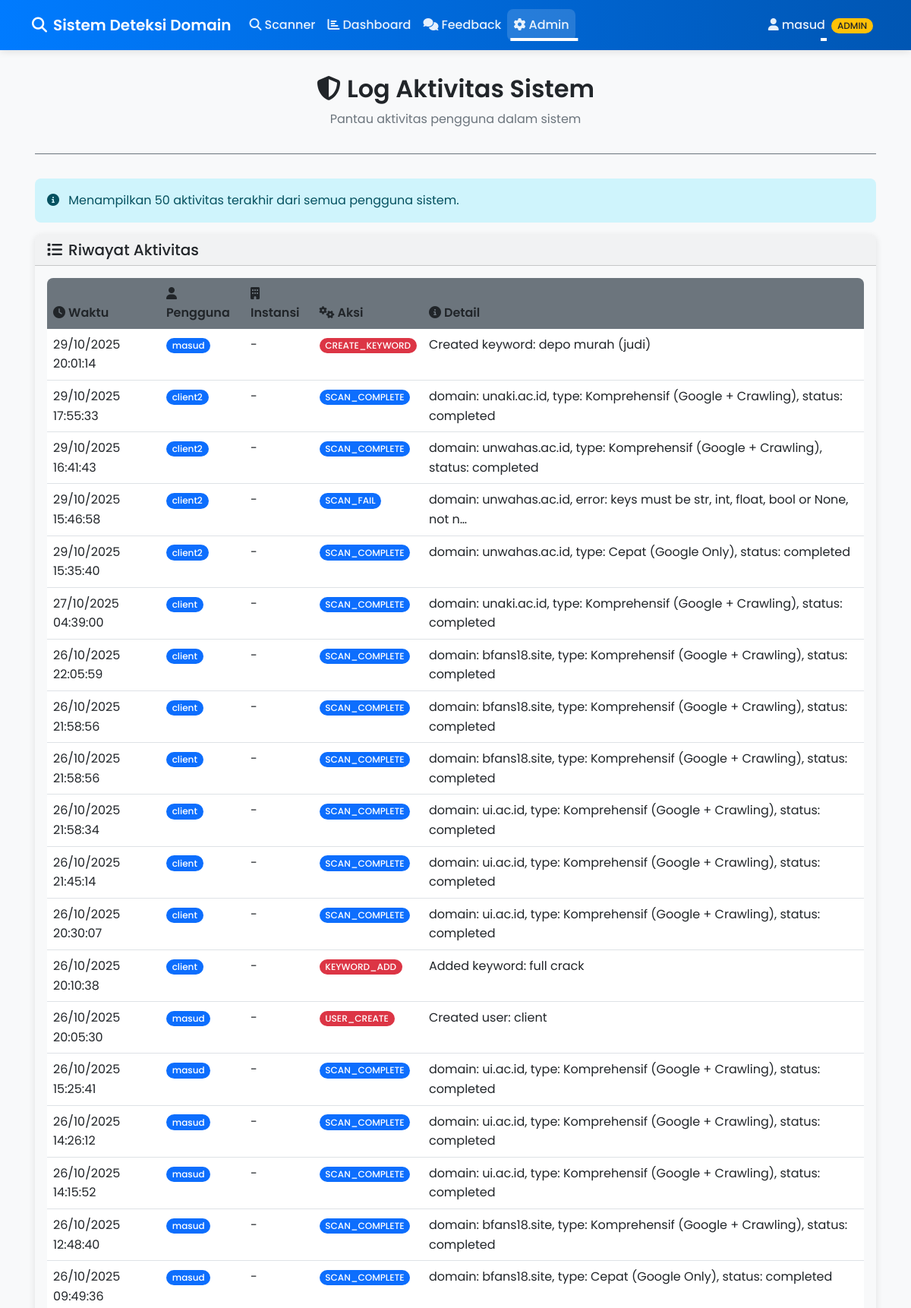
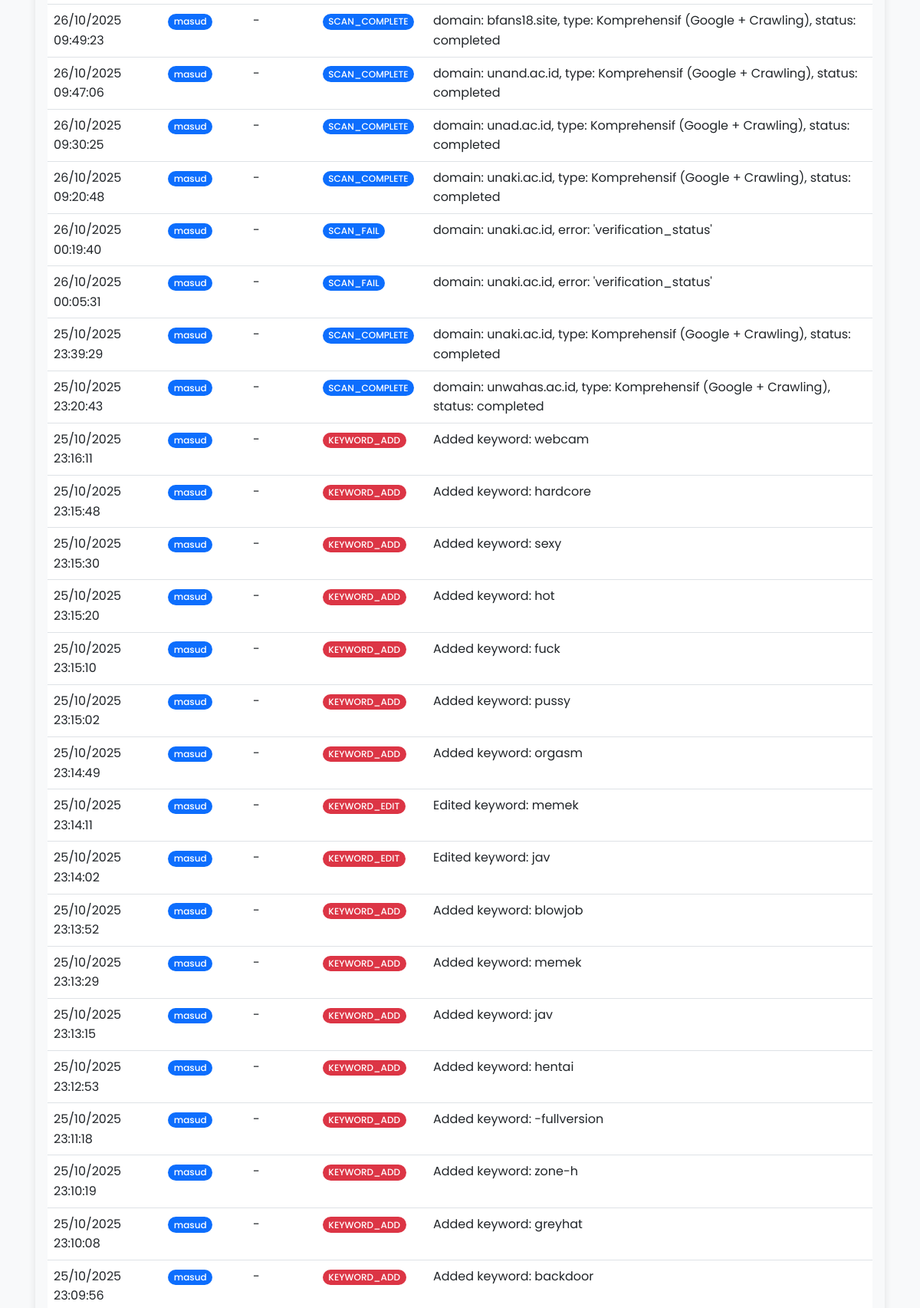
/scanner/audit/ (signed in, upper part), run on the app's committed database (2 pictures, top to bottom).
### scanner/models.py (models this page shows, shortened)
class CustomUser(AbstractUser):
    ROLE_CHOICES = [
        ('user', 'User'),
        ('moderator', 'Moderator'),
        ('admin', 'Administrator'),
        ('superuser', 'Superuser'),
    ]
    organization_name = models.CharField(max_length=100, blank=True, null=True)
    user_api_key = models.CharField(max_length=255, blank=True, null=True, help_text="SerpApi key milik user/instansi (jika ada)")
    role = models.CharField(
        max_length=20,
        choices=ROLE_CHOICES,
        default='user',
        help_text='Role pengguna untuk kontrol akses'
    )
    is_premium = models.BooleanField(
        default=False,
        help_text='Apakah user memiliki akses premium (permanent storage)'
    )
    @property
    def is_admin(self):
        return self.role in ['admin', 'superuser'] or self.is_superuser

class ActivityLog(models.Model):
    user = models.ForeignKey(
        settings.AUTH_USER_MODEL, # <-- GANTI DI SINI
        on_delete=models.SET_NULL,
        null=True,
        blank=True,
        related_name='logs'
    )
    timestamp = models.DateTimeField(auto_now_add=True)
    organization_name = models.CharField(max_length=100, blank=True, null=True)
    action = models.CharField(max_length=50)
    details = models.TextField(blank=True, null=True)
    class Meta:
        ordering = ['-timestamp']
        verbose_name_plural = "Activity Logs" # Ubah nama jika perlu

### scanner/views.py (the view)
# urls.py: path('audit/', views.audit_view, name='audit'),
@login_required
def audit_view(request):
    if not request.user.is_admin:
        messages.error(request, 'Anda tidak memiliki izin untuk mengakses halaman ini.')
        return redirect('scanner:scanner_page')
    audit_logs = ActivityLog.objects.all().order_by('-timestamp')
    context = {'audit_logs': audit_logs}
    return render(request, 'scanner/audit.html', context)

### scanner/context_processors.py (called while the page is built)
def partnerships(request):
    context = {}
    try:
        from scanner.models import Partnership
        partnerships_list = Partnership.objects.filter(is_active=True).order_by('display_order', 'name')
        context['partnerships'] = partnerships_list
    except Exception as e:
        logger.warning(f"Error loading partnerships: {e}", exc_info=True)
        context['partnerships'] = []
    return context

### scanner/templates/scanner/audit.html (shortened to what this page needs)
{% extends "scanner/base.html" %}
{% block content %}
<div class="page-header">
    <h1><i class="fas fa-shield-alt me-2"></i>Log Aktivitas Sistem</h1>
    <p class="lead">Pantau aktivitas pengguna dalam sistem</p>
</div>
<div class="alert alert-info">
    <i class="fas fa-info-circle me-2"></i>
    Menampilkan 50 aktivitas terakhir dari semua pengguna sistem.
</div>
{% if audit_logs %}
<div class="card">
    <div class="card-header">
        <h5 class="mb-0"><i class="fas fa-list me-2"></i>Riwayat Aktivitas</h5>
    </div>
    <div class="card-body">
        <div class="table-responsive">
            <table class="table table-hover">
                <thead class="table-dark">
                    <tr>
                        <th><i class="fas fa-clock me-1"></i>Waktu</th>
                        <th><i class="fas fa-user me-1"></i>Pengguna</th>
                        <th><i class="fas fa-building me-1"></i>Instansi</th>
                        <th><i class="fas fa-cogs me-1"></i>Aksi</th>
                        <th><i class="fas fa-info-circle me-1"></i>Detail</th>
                    </tr>
                </thead>
                <tbody>
                    {% for log in audit_logs %}
                    <tr>
                        <td>{{ log.timestamp|date:"d/m/Y H:i:s" }}</td>
                        <td>
                            {% if log.user %}
                                <span class="badge bg-primary">{{ log.user.username }}</span>
                            {% else %}
                                <span class="badge bg-secondary">System</span>
                            {% endif %}
                        </td>
                        <td>{{ user.organization_name|default:"-" }}</td>
                        <td>
                            <span class="badge bg-{% if 'SCAN' in log.action %}primary{% elif 'LOGIN' in log.action %}success{% elif 'LOGOUT' in log.action %}secondary{% else %}danger{% endif %}">
                                {{ log.action }}
                            </span>
                        </td>
                        <td>
                            <span title="{{ log.details }}">{{ log.details|truncatechars:80 }}</span>
                        </td>
                    </tr>
                    {% endfor %}
                </tbody>
            </table>
        </div>
    </div>
</div>
{% else %}
<div class="text-center py-5">
    <i class="fas fa-inbox fa-3x text-muted mb-3"></i>
    <h5 class="text-muted">Belum ada log aktivitas</h5>
    <p class="text-muted">Aktivitas sistem akan muncul di sini setelah ada aktivitas pengguna.</p>
</div>
{% endif %}
{% endblock %}

### scanner/templates/scanner/base.html (shortened to what this page needs)
<!DOCTYPE html>
<html lang="en">
<head>
    <link href="https://cdn.jsdelivr.net/npm/bootstrap@5.3.0/dist/css/bootstrap.min.css" rel="stylesheet">
    <link href="https://cdnjs.cloudflare.com/ajax/libs/font-awesome/6.4.0/css/all.min.css" rel="stylesheet">
</head>
<body>
    <nav class="navbar navbar-expand-lg navbar-dark">
        <div class="container">
            <a class="navbar-brand" href="{% url 'scanner:scanner_page' %}">
                <i class="fas fa-search me-2"></i>Sistem Deteksi Domain
            </a>
            <div class="collapse navbar-collapse" id="navbarNav">
                <ul class="navbar-nav me-auto">
                    <li class="nav-item">
                        <a class="nav-link {% if request.resolver_match.url_name == 'scanner_page' %}active{% endif %}"
                           href="{% url 'scanner:scanner_page' %}">
                            <i class="fas fa-search me-1"></i>Scanner
                        </a>
                    </li>
                    <li class="nav-item">
                        <a class="nav-link {% if request.resolver_match.url_name == 'dashboard' %}active{% endif %}"
                           href="{% url 'scanner:dashboard' %}">
                            <i class="fas fa-chart-bar me-1"></i>Dashboard
                        </a>
                    </li>
                    <li class="nav-item">
                        <a class="nav-link {% if request.resolver_match.url_name == 'feedback' %}active{% endif %}"
                           href="{% url 'scanner:feedback' %}">
                            <i class="fas fa-comments me-1"></i>Feedback
                        </a>
                    </li>
                    {% if user.is_admin %}
                    <li class="nav-item dropdown">
                        <a class="nav-link dropdown-toggle {% if 'config' in request.resolver_match.url_name or 'audit' in request.resolver_match.url_name or 'users' in request.resolver_match.url_name or 'keyword' in request.resolver_match.url_name %}active{% endif %}"
                           href="#" id="adminDropdown" role="button" data-bs-toggle="dropdown" aria-expanded="false">
                            <i class="fas fa-cog me-1"></i>Admin
                        </a>
                    </li>
                    {% endif %}
                </ul>
                <ul class="navbar-nav">
                    <li class="nav-item dropdown">
                        <a class="nav-link dropdown-toggle" href="#" id="userDropdown" role="button" data-bs-toggle="dropdown" aria-expanded="false">
                            <i class="fas fa-user me-1"></i>{{ user.username }}
                            {% if user.is_admin %}
                                <span class="badge bg-warning text-dark ms-1">ADMIN</span>
                            {% else %}
                                <span class="badge bg-info text-white ms-1">CLIENT</span>
                            {% endif %}
                        </a>
                    </li>
                </ul>
            </div>
        </div>
    </nav>
    <main class="container main-content">
        {% block content %}{% endblock %}
    </main>
</body>
</html>

### scanner/templates/scanner/base.html (style rules this page uses)
:root { --primary-color: #007bff; --secondary-color: #f8f9fa; --accent-color: #6c757d; --text-color: #212529; --shadow-light: 0 2px 10px rgba(0, 0, 0, 0.1); --border-radius: 8px; --transition: all 0.3s ease; }
body { font-family: 'Poppins', sans-serif; background-color: var(--secondary-color); color: var(--text-color); line-height: 1.6; margin: 0; padding: 0; }
.navbar { background: linear-gradient(90deg, var(--primary-color), #0056b3); box-shadow: var(--shadow-light); padding: 0.75rem 1rem; transition: var(--transition); }
.navbar-brand { font-weight: 600; font-size: 1.25rem; color: #fff !important; transition: var(--transition); }
.navbar-nav .nav-link { font-weight: 500; color: rgba(255, 255, 255, 0.9) !important; padding: 0.5rem 1rem; transition: var(--transition); position: relative; }
.navbar-nav .nav-link::after { content: ''; position: absolute; bottom: 0; left: 50%; width: 0; height: 2px; background: #fff; transition: var(--transition); transform: translateX(-50%); }
.navbar-nav .nav-link:hover::after, .navbar-nav .nav-link.active::after { width: 100%; }
.navbar-nav .nav-link.active { background: rgba(255, 255, 255, 0.15); border-radius: var(--border-radius); }
.main-content { padding: 2rem 1rem; min-height: 70vh; }
.page-header { margin-bottom: 2rem; padding-bottom: 1rem; border-bottom: 1px solid var(--accent-color); text-align: center; }
.page-header h1 { color: var(--text-color); font-weight: 600; margin-bottom: 0.5rem; font-size: 2rem; }
.page-header .lead { color: var(--accent-color); font-weight: 400; font-size: 1rem; }
.card { border: none; border-radius: var(--border-radius); box-shadow: var(--shadow-light); background: var(--secondary-color); transition: var(--transition); overflow: hidden; }
.alert { border-radius: var(--border-radius); border: none; }
.table { border-radius: var(--border-radius); overflow: hidden; }
.table thead th { background: var(--accent-color); color: var(--text-color); border: none; font-weight: 600; }
.badge { font-weight: 500; border-radius: 20px; }

### data on the page
CustomUser: username "masud", organization_name "-"
ActivityLog: timestamp "29/10/2025 20:01:14", user.username "masud", action "CREATE_KEYWORD", details "Created keyword: depo murah (judi)"
ActivityLog: timestamp "29/10/2025 17:55:33", user.username "client2", action "SCAN_COMPLETE", details "domain: unaki.ac.id, type: Komprehensif (Google + Crawling), status: completed"
ActivityLog: timestamp "29/10/2025 16:41:43", user.username "client2", action "SCAN_COMPLETE", details "domain: unwahas.ac.id, type: Komprehensif (Google + Crawling), status: completed"
ActivityLog: timestamp "29/10/2025 15:46:58", user.username "client2", action "SCAN_FAIL", details "domain: unwahas.ac.id, error: keys must be str, int, float, bool or None, not n…"
ActivityLog: timestamp "29/10/2025 15:35:40", user.username "client2", action "SCAN_COMPLETE", details "domain: unwahas.ac.id, type: Cepat (Google Only), status: completed"
ActivityLog: timestamp "27/10/2025 04:39:00", user.username "client", action "SCAN_COMPLETE", details "domain: unaki.ac.id, type: Komprehensif (Google + Crawling), status: completed"
ActivityLog: timestamp "26/10/2025 22:05:59", user.username "client", action "SCAN_COMPLETE", details "domain: bfans18.site, type: Komprehensif (Google + Crawling), status: completed"
ActivityLog: timestamp "26/10/2025 21:58:56", user.username "client", action "SCAN_COMPLETE", details "domain: bfans18.site, type: Komprehensif (Google + Crawling), status: completed"
ActivityLog: timestamp "26/10/2025 21:58:56", user.username "client", action "SCAN_COMPLETE", details "domain: bfans18.site, type: Komprehensif (Google + Crawling), status: completed"
ActivityLog: timestamp "26/10/2025 21:58:34", user.username "client", action "SCAN_COMPLETE", details "domain: ui.ac.id, type: Komprehensif (Google + Crawling), status: completed"
ActivityLog: timestamp "26/10/2025 21:45:14", user.username "client", action "SCAN_COMPLETE", details "domain: ui.ac.id, type: Komprehensif (Google + Crawling), status: completed"
ActivityLog: timestamp "26/10/2025 20:30:07", user.username "client", action "SCAN_COMPLETE", details "domain: ui.ac.id, type: Komprehensif (Google + Crawling), status: completed"
ActivityLog: timestamp "26/10/2025 20:10:38", user.username "client", action "KEYWORD_ADD", details "Added keyword: full crack"
ActivityLog: timestamp "26/10/2025 20:05:30", user.username "masud", action "USER_CREATE", details "Created user: client"
ActivityLog: timestamp "26/10/2025 15:25:41", user.username "masud", action "SCAN_COMPLETE", details "domain: ui.ac.id, type: Komprehensif (Google + Crawling), status: completed"
ActivityLog: timestamp "26/10/2025 14:26:12", user.username "masud", action "SCAN_COMPLETE", details "domain: ui.ac.id, type: Komprehensif (Google + Crawling), status: completed"
ActivityLog: timestamp "26/10/2025 14:15:52", user.username "masud", action "SCAN_COMPLETE", details "domain: ui.ac.id, type: Komprehensif (Google + Crawling), status: completed"
ActivityLog: timestamp "26/10/2025 12:48:40", user.username "masud", action "SCAN_COMPLETE", details "domain: bfans18.site, type: Komprehensif (Google + Crawling), status: completed"
ActivityLog: timestamp "26/10/2025 09:49:36", user.username "masud", action "SCAN_COMPLETE", details "domain: bfans18.site, type: Cepat (Google Only), status: completed"
ActivityLog: timestamp "26/10/2025 09:49:23", user.username "masud", action "SCAN_COMPLETE", details "domain: bfans18.site, type: Komprehensif (Google + Crawling), status: completed"
ActivityLog: timestamp "26/10/2025 09:47:06", user.username "masud", action "SCAN_COMPLETE", details "domain: unand.ac.id, type: Komprehensif (Google + Crawling), status: completed"
ActivityLog: timestamp "26/10/2025 09:30:25", user.username "masud", action "SCAN_COMPLETE", details "domain: unad.ac.id, type: Komprehensif (Google + Crawling), status: completed"
ActivityLog: timestamp "26/10/2025 09:20:48", user.username "masud", action "SCAN_COMPLETE", details "domain: unaki.ac.id, type: Komprehensif (Google + Crawling), status: completed"
ActivityLog: timestamp "26/10/2025 00:19:40", user.username "masud", action "SCAN_FAIL", details "domain: unaki.ac.id, error: 'verification_status'"
ActivityLog: timestamp "26/10/2025 00:05:31", user.username "masud", action "SCAN_FAIL", details "domain: unaki.ac.id, error: 'verification_status'"
ActivityLog: timestamp "25/10/2025 23:39:29", user.username "masud", action "SCAN_COMPLETE", details "domain: unaki.ac.id, type: Komprehensif (Google + Crawling), status: completed"
ActivityLog: timestamp "25/10/2025 23:20:43", user.username "masud", action "SCAN_COMPLETE", details "domain: unwahas.ac.id, type: Komprehensif (Google + Crawling), status: completed"
ActivityLog: timestamp "25/10/2025 23:16:11", user.username "masud", action "KEYWORD_ADD", details "Added keyword: webcam"
ActivityLog: timestamp "25/10/2025 23:15:48", user.username "masud", action "KEYWORD_ADD", details "Added keyword: hardcore"
ActivityLog: timestamp "25/10/2025 23:15:30", user.username "masud", action "KEYWORD_ADD", details "Added keyword: sexy"
ActivityLog: timestamp "25/10/2025 23:15:20", user.username "masud", action "KEYWORD_ADD", details "Added keyword: hot"
ActivityLog: timestamp "25/10/2025 23:15:10", user.username "masud", action "KEYWORD_ADD", details "Added keyword: fuck"
ActivityLog: timestamp "25/10/2025 23:15:02", user.username "masud", action "KEYWORD_ADD", details "Added keyword: pussy"
ActivityLog: timestamp "25/10/2025 23:14:49", user.username "masud", action "KEYWORD_ADD", details "Added keyword: orgasm"
ActivityLog: timestamp "25/10/2025 23:14:11", user.username "masud", action "KEYWORD_EDIT", details "Edited keyword: memek"
ActivityLog: timestamp "25/10/2025 23:14:02", user.username "masud", action "KEYWORD_EDIT", details "Edited keyword: jav"
ActivityLog: timestamp "25/10/2025 23:13:52", user.username "masud", action "KEYWORD_ADD", details "Added keyword: blowjob"
ActivityLog: timestamp "25/10/2025 23:13:29", user.username "masud", action "KEYWORD_ADD", details "Added keyword: memek"
ActivityLog: timestamp "25/10/2025 23:13:15", user.username "masud", action "KEYWORD_ADD", details "Added keyword: jav"
ActivityLog: timestamp "25/10/2025 23:12:53", user.username "masud", action "KEYWORD_ADD", details "Added keyword: hentai"
ActivityLog: timestamp "25/10/2025 23:11:18", user.username "masud", action "KEYWORD_ADD", details "Added keyword: -fullversion"
ActivityLog: timestamp "25/10/2025 23:10:19", user.username "masud", action "KEYWORD_ADD", details "Added keyword: zone-h"
ActivityLog: timestamp "25/10/2025 23:10:08", user.username "masud", action "KEYWORD_ADD", details "Added keyword: greyhat"
ActivityLog: timestamp "25/10/2025 23:09:56", user.username "masud", action "KEYWORD_ADD", details "Added keyword: backdoor"
